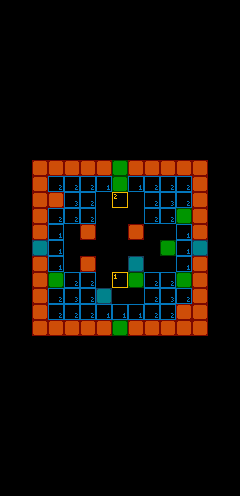

Rendered tile map (Tiled .tmx) drawn with the repository's tilesets; below, a short description and the full map source, tile grids included:
An orthogonal 15x31 tile map with 16x16 px tiles, 5 tile layers (bkgs, gates, walls, enemies, ...), 5 tilesets.

<map version="1.10" tiledversion="1.12.2" orientation="orthogonal" renderorder="left-down" width="15" height="31" tilewidth="16" tileheight="16" infinite="0" nextlayerid="14" nextobjectid="1">
 <editorsettings>
  <export target="map.json" format="json" />
 </editorsettings>
 <tileset firstgid="1" source="bkgs.tsx" />
 <tileset firstgid="19" source="gates.tsx" />
 <tileset firstgid="37" source="walls.tsx" />
 <tileset firstgid="55" source="enemies.tsx" />
 <tileset firstgid="73" source="items.tsx" />
 <layer id="12" name="bkgs" width="15" height="31">
  <data encoding="csv">
0,0,0,0,0,0,0,0,0,0,0,0,0,0,0,
0,0,0,0,0,0,0,0,0,0,0,0,0,0,0,
0,0,0,0,0,0,0,0,0,0,0,0,0,0,0,
0,0,0,0,0,0,0,0,0,0,0,0,0,0,0,
0,0,0,0,0,0,0,0,0,0,0,0,0,0,0,
0,0,0,0,0,0,0,0,0,0,0,0,0,0,0,
0,0,0,0,0,0,0,0,0,0,0,0,0,0,0,
0,0,0,0,0,0,0,0,0,0,0,0,0,0,0,
0,0,0,0,0,0,0,0,0,0,0,0,0,0,0,
0,0,0,0,0,0,0,0,0,0,0,0,0,0,0,
0,0,0,0,0,0,0,0,0,0,0,0,0,0,0,
0,0,0,0,0,0,0,0,0,0,0,0,0,0,0,
0,0,0,0,0,0,0,0,0,0,0,0,0,0,0,
0,0,0,0,0,0,0,0,0,0,0,0,0,0,0,
0,0,0,0,0,0,0,0,0,0,0,0,0,0,0,
0,0,0,0,0,0,0,0,0,0,0,0,0,0,0,
0,0,0,0,0,0,0,0,0,0,0,0,0,0,0,
0,0,0,0,0,0,0,0,0,0,0,0,0,0,0,
0,0,0,0,0,0,0,0,0,0,0,0,0,0,0,
0,0,0,0,0,0,0,0,0,0,0,0,0,0,0,
0,0,0,0,0,0,0,0,0,0,0,0,0,0,0,
0,0,0,0,0,0,0,0,0,0,0,0,0,0,0,
0,0,0,0,0,0,0,0,0,0,0,0,0,0,0,
0,0,0,0,0,0,0,0,0,0,0,0,0,0,0,
0,0,0,0,0,0,0,0,0,0,0,0,0,0,0,
0,0,0,0,0,0,0,0,0,0,0,0,0,0,0,
0,0,0,0,0,0,0,0,0,0,0,0,0,0,0,
0,0,0,0,0,0,0,0,0,0,0,0,0,0,0,
0,0,0,0,0,0,0,0,0,0,0,0,0,0,0,
0,0,0,0,0,0,0,0,0,0,0,0,0,0,0,
0,0,0,0,0,0,0,0,0,0,0,0,0,0,0
</data>
 </layer>
 <layer id="13" name="gates" width="15" height="31">
  <data encoding="csv">
0,0,0,0,0,0,0,0,0,0,0,0,0,0,0,
0,0,0,0,0,0,0,0,0,0,0,0,0,0,0,
0,0,0,0,0,0,0,0,0,0,0,0,0,0,0,
0,0,0,0,0,0,0,0,0,0,0,0,0,0,0,
0,0,0,0,0,0,0,0,0,0,0,0,0,0,0,
0,0,0,0,0,0,0,0,0,0,0,0,0,0,0,
0,0,0,0,0,0,0,0,0,0,0,0,0,0,0,
0,0,0,0,0,0,0,0,0,0,0,0,0,0,0,
0,0,0,0,0,0,0,0,0,0,0,0,0,0,0,
0,0,0,0,0,0,0,0,0,0,0,0,0,0,0,
0,0,0,0,0,0,0,0,0,0,0,0,0,0,0,
0,0,0,0,0,0,0,0,0,0,0,0,0,0,0,
0,0,0,0,0,0,0,21,0,0,0,0,0,0,0,
0,0,0,0,0,0,0,0,0,0,0,0,0,0,0,
0,0,0,0,0,0,0,0,0,0,0,0,0,0,0,
0,0,0,0,0,0,0,0,0,0,0,0,0,0,0,
0,0,0,0,0,0,0,0,0,0,0,0,0,0,0,
0,0,0,0,0,0,0,20,0,0,0,0,0,0,0,
0,0,0,0,0,0,0,0,0,0,0,0,0,0,0,
0,0,0,0,0,0,0,0,0,0,0,0,0,0,0,
0,0,0,0,0,0,0,0,0,0,0,0,0,0,0,
0,0,0,0,0,0,0,0,0,0,0,0,0,0,0,
0,0,0,0,0,0,0,0,0,0,0,0,0,0,0,
0,0,0,0,0,0,0,0,0,0,0,0,0,0,0,
0,0,0,0,0,0,0,0,0,0,0,0,0,0,0,
0,0,0,0,0,0,0,0,0,0,0,0,0,0,0,
0,0,0,0,0,0,0,0,0,0,0,0,0,0,0,
0,0,0,0,0,0,0,0,0,0,0,0,0,0,0,
0,0,0,0,0,0,0,0,0,0,0,0,0,0,0,
0,0,0,0,0,0,0,0,0,0,0,0,0,0,0,
0,0,0,0,0,0,0,0,0,0,0,0,0,0,0
</data>
 </layer>
 <layer id="1" name="walls" width="15" height="31">
  <data encoding="csv">
0,0,0,0,0,0,0,0,0,0,0,0,0,0,0,
0,0,0,0,0,0,0,0,0,0,0,0,0,0,0,
0,0,0,0,0,0,0,0,0,0,0,0,0,0,0,
0,0,0,0,0,0,0,0,0,0,0,0,0,0,0,
0,0,0,0,0,0,0,0,0,0,0,0,0,0,0,
0,0,0,0,0,0,0,0,0,0,0,0,0,0,0,
0,0,0,0,0,0,0,0,0,0,0,0,0,0,0,
0,0,0,0,0,0,0,0,0,0,0,0,0,0,0,
0,0,0,0,0,0,0,0,0,0,0,0,0,0,0,
0,0,0,0,0,0,0,0,0,0,0,0,0,0,0,
0,0,38,38,38,38,38,39,38,38,38,38,38,0,0,
0,0,38,0,0,0,0,39,0,0,0,0,38,0,0,
0,0,38,38,0,0,0,0,0,0,0,0,38,0,0,
0,0,38,0,0,0,0,0,0,0,0,39,38,0,0,
0,0,38,0,0,38,0,0,38,0,0,0,38,0,0,
0,0,40,0,0,0,0,0,0,0,39,0,40,0,0,
0,0,38,0,0,38,0,0,40,0,0,0,38,0,0,
0,0,38,39,0,0,0,0,39,0,0,39,38,0,0,
0,0,38,0,0,0,40,0,0,0,0,0,38,0,0,
0,0,38,0,0,0,0,0,0,0,0,38,38,0,0,
0,0,38,38,38,38,38,39,38,38,38,38,38,0,0,
0,0,0,0,0,0,0,0,0,0,0,0,0,0,0,
0,0,0,0,0,0,0,0,0,0,0,0,0,0,0,
0,0,0,0,0,0,0,0,0,0,0,0,0,0,0,
0,0,0,0,0,0,0,0,0,0,0,0,0,0,0,
0,0,0,0,0,0,0,0,0,0,0,0,0,0,0,
0,0,0,0,0,0,0,0,0,0,0,0,0,0,0,
0,0,0,0,0,0,0,0,0,0,0,0,0,0,0,
0,0,0,0,0,0,0,0,0,0,0,0,0,0,0,
0,0,0,0,0,0,0,0,0,0,0,0,0,0,0,
0,0,0,0,0,0,0,0,0,0,0,0,0,0,0
</data>
 </layer>
 <layer id="10" name="enemies" width="15" height="31">
  <data encoding="csv">
0,0,0,0,0,0,0,0,0,0,0,0,0,0,0,
0,0,0,0,0,0,0,0,0,0,0,0,0,0,0,
0,0,0,0,0,0,0,0,0,0,0,0,0,0,0,
0,0,0,0,0,0,0,0,0,0,0,0,0,0,0,
0,0,0,0,0,0,0,0,0,0,0,0,0,0,0,
0,0,0,0,0,0,0,0,0,0,0,0,0,0,0,
0,0,0,0,0,0,0,0,0,0,0,0,0,0,0,
0,0,0,0,0,0,0,0,0,0,0,0,0,0,0,
0,0,0,0,0,0,0,0,0,0,0,0,0,0,0,
0,0,0,0,0,0,0,0,0,0,0,0,0,0,0,
0,0,0,0,0,0,0,0,0,0,0,0,0,0,0,
0,0,0,0,0,0,0,0,0,0,0,0,0,0,0,
0,0,0,0,0,0,0,0,0,0,0,0,0,0,0,
0,0,0,0,0,0,0,0,0,0,0,0,0,0,0,
0,0,0,0,0,0,0,0,0,0,0,0,0,0,0,
0,0,0,0,0,0,0,0,0,0,0,0,0,0,0,
0,0,0,0,0,0,0,0,0,0,0,0,0,0,0,
0,0,0,0,0,0,0,0,0,0,0,0,0,0,0,
0,0,0,0,0,0,0,0,0,0,0,0,0,0,0,
0,0,0,0,0,0,0,0,0,0,0,0,0,0,0,
0,0,0,0,0,0,0,0,0,0,0,0,0,0,0,
0,0,0,0,0,0,0,0,0,0,0,0,0,0,0,
0,0,0,0,0,0,0,0,0,0,0,0,0,0,0,
0,0,0,0,0,0,0,0,0,0,0,0,0,0,0,
0,0,0,0,0,0,0,0,0,0,0,0,0,0,0,
0,0,0,0,0,0,0,0,0,0,0,0,0,0,0,
0,0,0,0,0,0,0,0,0,0,0,0,0,0,0,
0,0,0,0,0,0,0,0,0,0,0,0,0,0,0,
0,0,0,0,0,0,0,0,0,0,0,0,0,0,0,
0,0,0,0,0,0,0,0,0,0,0,0,0,0,0,
0,0,0,0,0,0,0,0,0,0,0,0,0,0,0
</data>
 </layer>
 <layer id="11" name="items" width="15" height="31">
  <data encoding="csv">
0,0,0,0,0,0,0,0,0,0,0,0,0,0,0,
0,0,0,0,0,0,0,0,0,0,0,0,0,0,0,
0,0,0,0,0,0,0,0,0,0,0,0,0,0,0,
0,0,0,0,0,0,0,0,0,0,0,0,0,0,0,
0,0,0,0,0,0,0,0,0,0,0,0,0,0,0,
0,0,0,0,0,0,0,0,0,0,0,0,0,0,0,
0,0,0,0,0,0,0,0,0,0,0,0,0,0,0,
0,0,0,0,0,0,0,0,0,0,0,0,0,0,0,
0,0,0,0,0,0,0,0,0,0,0,0,0,0,0,
0,0,0,0,0,0,0,0,0,0,0,0,0,0,0,
0,0,0,0,0,0,0,0,0,0,0,0,0,0,0,
0,0,0,75,75,75,74,0,74,75,75,75,0,0,0,
0,0,0,0,76,75,0,0,0,75,76,75,0,0,0,
0,0,0,75,75,75,0,0,0,75,75,0,0,0,0,
0,0,0,74,0,0,0,0,0,0,0,74,0,0,0,
0,0,0,74,0,0,0,0,0,0,0,74,0,0,0,
0,0,0,74,0,0,0,0,0,0,0,74,0,0,0,
0,0,0,0,75,75,0,0,0,75,75,0,0,0,0,
0,0,0,75,76,75,0,0,0,75,76,75,0,0,0,
0,0,0,75,75,75,74,74,74,75,75,0,0,0,0,
0,0,0,0,0,0,0,0,0,0,0,0,0,0,0,
0,0,0,0,0,0,0,0,0,0,0,0,0,0,0,
0,0,0,0,0,0,0,0,0,0,0,0,0,0,0,
0,0,0,0,0,0,0,0,0,0,0,0,0,0,0,
0,0,0,0,0,0,0,0,0,0,0,0,0,0,0,
0,0,0,0,0,0,0,0,0,0,0,0,0,0,0,
0,0,0,0,0,0,0,0,0,0,0,0,0,0,0,
0,0,0,0,0,0,0,0,0,0,0,0,0,0,0,
0,0,0,0,0,0,0,0,0,0,0,0,0,0,0,
0,0,0,0,0,0,0,0,0,0,0,0,0,0,0,
0,0,0,0,0,0,0,0,0,0,0,0,0,0,0
</data>
 </layer>
</map>
